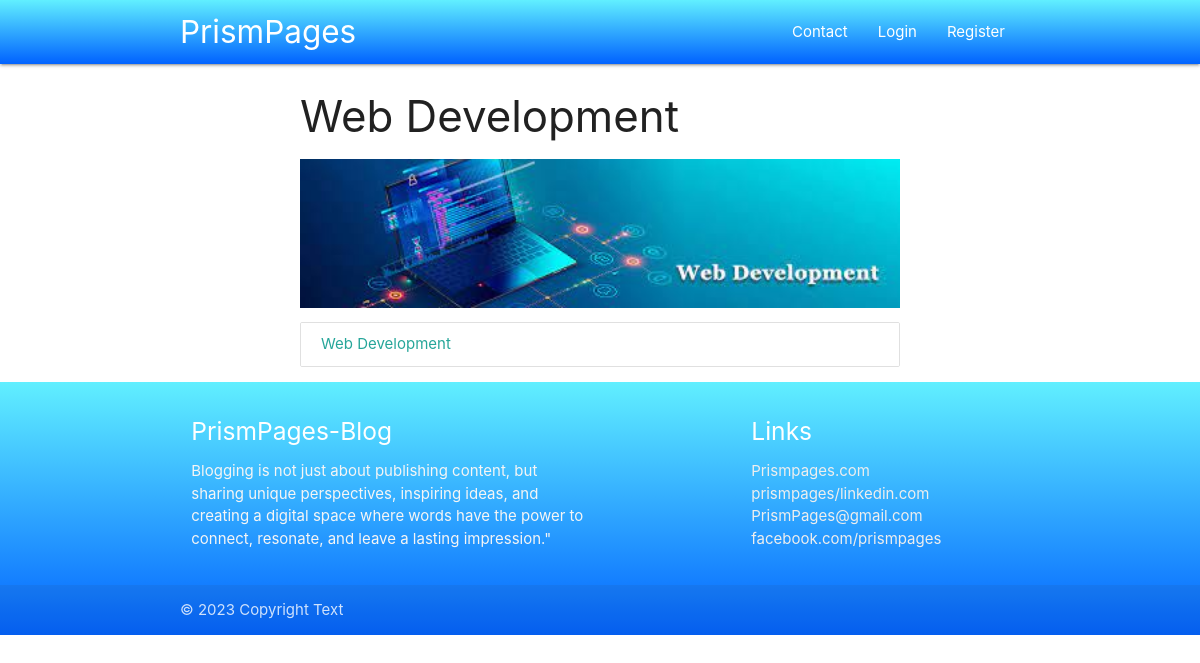
/category/web, run on the app's committed database.
### blogs/models.py (models this page shows, shortened)
class Category(models.Model):
    cat_id = models.AutoField(primary_key=True)
    title = models.CharField(max_length=100)
    description = models.TextField()
    url = models.CharField(max_length=100)
    image = models.ImageField(upload_to ='category/')
    add_date = models.DateTimeField(auto_now_add=True,null=True)

class Post(models.Model):
    post_id = models.AutoField(primary_key=True)
    title = models.CharField(max_length=100)
    content = models.TextField()
    url = models.CharField(max_length=100)
    cat = models.ForeignKey(to=Category,on_delete=models.CASCADE)
    image = models.ImageField(upload_to='post/')

### blogs/views.py (the view)
# urls.py: path('category/<slug:url>',category,name='cat')
def category(request,url):
    cat = Category.objects.get(url=url)
    posts = Post.objects.filter(cat=cat)
    return render(request,'category.html',{'cat':cat,'posts':posts})

### templates/category.html (shortened to what this page needs)
{%extends 'base.html'%}
{%block content%}
<div class="container-custom">
    <h3>{{cat.title}}</h3>
    <div class="img-container">
        <img src="/media/{{cat.image}}" class="responsive-img" style="max-height:450px;width:100%;object-fit:cover;"" alt="">
    </div>
    <div class="collection">
        {%for p in posts%}
        <a href="/blog/{{p.url}}" class="collection-item">{{p.title}}</a>
        {%empty%}
        <h3>No post in this category ....</h3>
        {%endfor%}
      </div>
</div>
{%endblock%}

### blogs/static/css/style.css (style rules this page uses)
.container-custom { width:50% !important; margin: auto; }

### data on the page
Category: title "Web Development", image (picture)
Post: title "Web Development"
